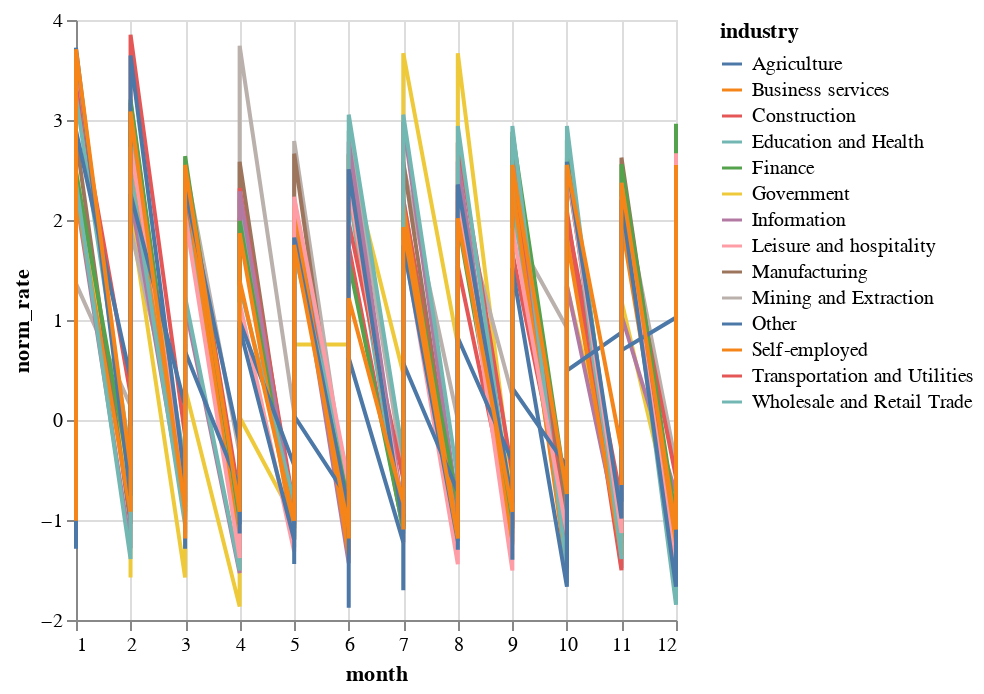

Here is the notebook cell this chart was saved with:
### Markdown cell above
* Make the same Altair chart, but change from "date" to "month" for the x-channel.

(It will look like a mess because each industry has the same month repeated many times, corresponding to different years.)

### Code cell
alt.Chart(df).mark_line().encode(x = "month", y = "norm_rate", color = "industry")

### Figure 1 — Vega-Lite specification as saved in the notebook (floating-point values rounded to 4 significant figures; data arrays with more than 128 entries replaced by an {"elided": "..."} marker saying what was removed)
{"config": {"view": {"continuousWidth": 300, "continuousHeight": 300}}, "data": {"name": "data-ee67560bc57a547fcb6cd86a286604ca"}, "mark": {"type": "line"}, "encoding": {"color": {"field": "industry", "type": "nominal"}, "x": {"field": "month", "type": "quantitative"}, "y": {"field": "norm_rate", "type": "quantitative"}}, "$schema": "https://vega.github.io/schema/vega-lite/v5.20.1.json", "datasets": {"data-ee67560bc57a547fcb6cd86a286604ca": {"elided": "1708 records"}}}
